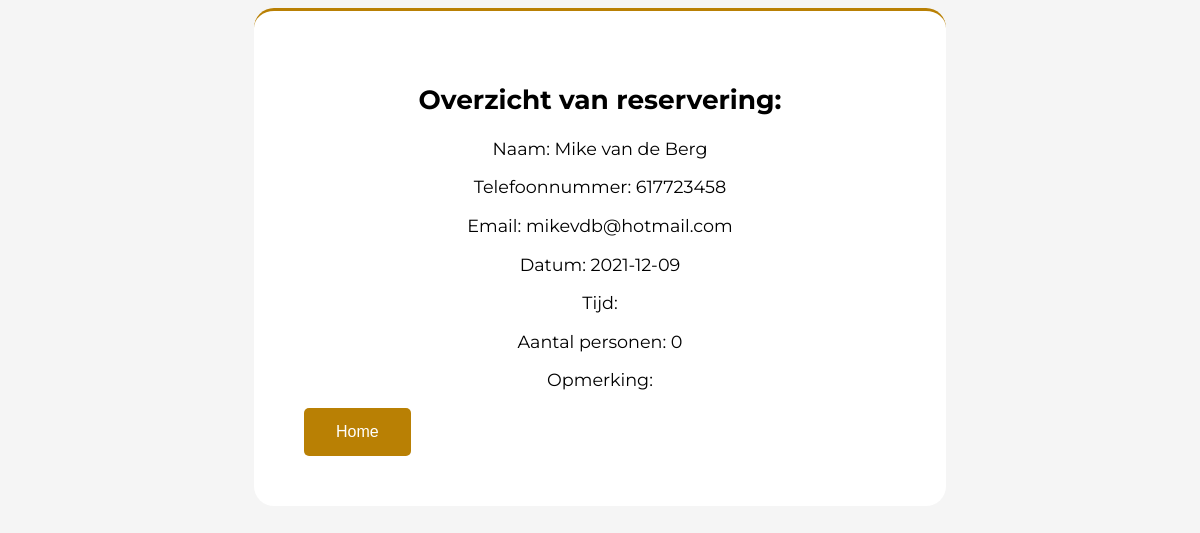
Screenshot of /view.php?id=3 with the database file from the repository.
### tables this page shows
CREATE TABLE `reservations` (
  `id` int(11) NOT NULL,
  `first_name` varchar(30) NOT NULL,
  `last_name` varchar(50) NOT NULL,
  `phone_number` int(10) NOT NULL,
  `mail` varchar(75) NOT NULL,
  `date` date NOT NULL,
  `reservation_time` text NOT NULL,
  `comment` text NOT NULL,
  `total_guests` int(11) NOT NULL
);

### view.php (the view, shortened to what this page needs)
<?php
require_once "includes/database.php";
$reservationId = mysqli_escape_string($db, $_GET['id']);
$query = "SELECT * FROM reservations WHERE id = '$reservationId'";
$result = mysqli_query($db, $query)
or die ('Error: ' . $query);
$reservation = mysqli_fetch_assoc($result);
$firstname = $reservation['first_name'];
$lastname = $reservation['last_name'];
$phonenumber = $reservation['phone_number'];
$mail = $reservation['mail'];
$date = $reservation['date'];
$reservation_time = $reservation['reservation_time'];
$guests = $reservation['total_guests'];
$comment = $reservation['comment'];
?>
<!DOCTYPE html>
<html>
<head>
    <link rel="stylesheet" type="text/css" href="css/styles.css"/>
</head>
<body>
<section id="overview">
    <h2>Overzicht van reservering:</h2>
    <p>Naam: <?= $firstname . ' ' . $lastname ?></p>
    <p>Telefoonnummer: <?= $phonenumber ?></p>
    <p>Email: <?= $mail ?></p>
    <p>Datum: <?= $date ?></p>
    <p>Tijd: <?= $reservation_time ?></p>
    <p>Aantal personen: <?= $guests ?></p>
    <p>Opmerking: <?= $comment ?></p>
    <button id="reservation_button"><a href="index.php">Home</a></button>
</section>
</body>
</html>

### css/styles.css (style rules this page uses)
html { scroll-behavior: smooth; }
section#overview { padding: 50px; text-align: center; width: 50%; margin: auto; }
body { background-color: rgb(245, 245, 245); }
section { background-color: rgb(255, 255, 255); padding: 20px; margin: 20px auto; color: black; font-size: 1.1em; max-width: 75%; font-family: 'Montserrat', sans-serif; border-radius: 20px; border-top: 3px solid #B98004; }
button#reservation_button { background-color: #B98004; border: none; color: white; padding: 15px 32px; text-align: center; text-decoration: none; display: inline-block; font-size: 16px; border-radius: 5px; display: block; margin-left: 0; margin-right: auto; }
button a { color: white; text-decoration: none; }

### rows the page displays
reservations: first_name "Mike", last_name "van de Berg", phone_number "617723458", mail "mikevdb@hotmail.com", date "2021-12-09", total_guests "0"
